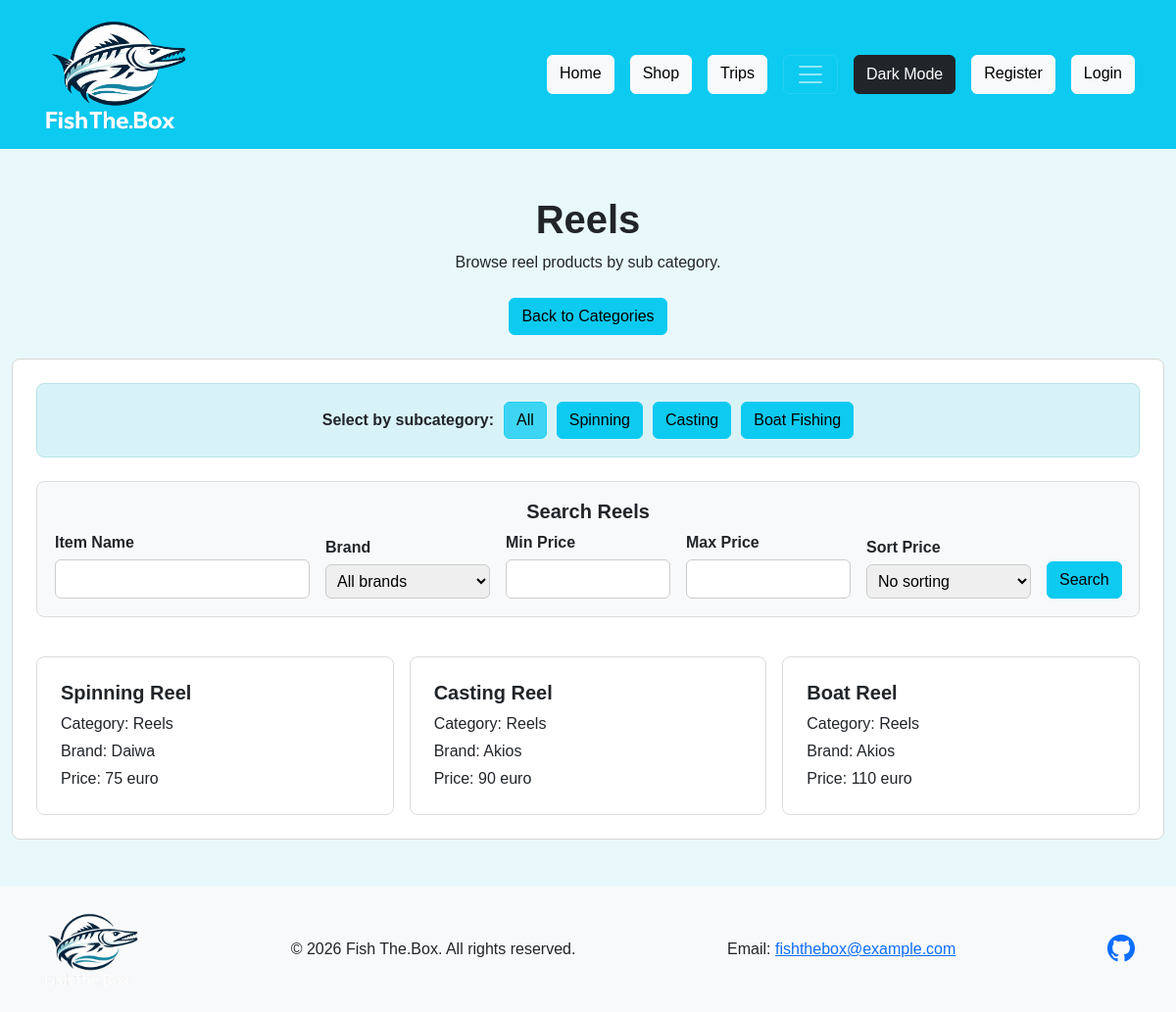
Page /shop/Reels on the committed database.
### shop/models.py (models this page shows, shortened)
class SubCategory(models.Model):
    name = models.CharField(max_length=100)

class Product(models.Model):
    name = models.CharField(max_length=200)
    brand = models.CharField(max_length=100)
    price = models.IntegerField()
    category = models.ForeignKey(Category, on_delete=models.CASCADE)
    sub_category = models.ForeignKey(SubCategory, on_delete=models.CASCADE)

class Category(models.Model):
    name = models.CharField(max_length=100)
    photo = models.CharField(max_length=200)

### shop/views.py (the view)
# urls.py: path('shop/Reels', views.reels, name='reels'),
def reels(request):
    return show_category(request, "Reels", "shop/reels.html")

### shop/views.py
class SubCategoryForm(forms.Form):
    sub_category = forms.ChoiceField(
        label="Sub Category",
        choices=[
            ("All", "All"),
            ("Spinning", "Spinning"),
            ("Casting", "Casting"),
            ("Surfcasting", "Surfcasting"),
            ("Jigging", "Jigging"),
            ("Boat Fishing", "Boat Fishing"),
            ("General", "General"),
        ]
    )

class ProductSearchForm(forms.Form):
    search_name = forms.CharField(label="Item Name", required=False)
    brand = forms.CharField(label="Brand", required=False)
    min_price = forms.IntegerField(label="Minimum Price", required=False, min_value=0)
    max_price = forms.IntegerField(label="Maximum Price", required=False, min_value=0)
    price_order = forms.ChoiceField(
        label="Sort Price",
        required=False,
        choices=[
            ("none", "No sorting"),
            ("low", "Lowest first"),
            ("high", "Highest first"),
        ]
    )

### shop/templates/shop/reels.html (shortened to what this page needs)
<!DOCTYPE html>
{% load static %}
<html lang="en">
<head>
    <link href="https://cdn.jsdelivr.net/npm/bootstrap@5.3.3/dist/css/bootstrap.min.css" rel="stylesheet">
    <link href="https://cdn.jsdelivr.net/npm/bootstrap-icons@1.11.3/font/bootstrap-icons.min.css" rel="stylesheet">
    <link rel="stylesheet" href="{% static 'shop/shop.css' %}?v=2">
    <link rel="stylesheet" href="{% static 'DarkMode/DarkMode.css' %}?v=2">
</head>
<body>
    <header class="bg-info text-white sticky-top">
        <div class="container py-3">
            <div class="d-flex justify-content-between align-items-center flex-wrap gap-3">
                <img src="{% static 'shop/logo.png' %}" alt="Fish The.Box logo" width="150" height="120">
                <div id="navbar"></div>
            </div>
        </div>
    </header>
    <main class="shop-main">
        <section class="shop-section py-5">
            <div class="container">
                <h1 class="text-center fw-bold mb-2">Reels</h1>
                <p class="text-center mb-4">Browse reel products by sub category.</p>
                <div class="text-center mb-4">
                    <a href="/shop/" class="btn btn-info">Back to Categories</a>
                </div>
                <div class="category-content-panel">
                <div class="filter-bar">
                    <div class="sub-category-buttons">
                        <p class="filter-label">Select by subcategory:</p>
                        {% for sub_category in sub_categories %}
                            <form action="{% url 'shop:reels' %}" method="post">
                                <button type="submit"
                                        class="btn btn-info {% if selected_sub_category == sub_category %}active{% endif %}">
                                    {{ sub_category }}
                                </button>
                            </form>
                        {% endfor %}
                    </div>
                </div>
                <div class="shop-search-box mt-4">
                    <h2 class="h5 fw-bold text-center">Search Reels</h2>
                    <form action="{% url 'shop:reels' %}" method="post">
                        <div class="row g-3 align-items-end">
                            <div class="col-md-3">
                                <label>Item Name</label>
                                {{ search_form.search_name }}
                            </div>
                            <div class="col-md-2">
                                <label>Brand</label>
                                <select name="brand">
                                    <option value="All">All brands</option>
                                </select>
                            </div>
                            <div class="col-md-2">
                                <label>Min Price</label>
                                {{ search_form.min_price }}
                            </div>
                            <div class="col-md-2">
                                <label>Max Price</label>
                                {{ search_form.max_price }}
                            </div>
                            <div class="col-md-2">
                                <label>Sort Price</label>
                                {{ search_form.price_order }}
                            </div>
                            <div class="col-md-1">
                                <button type="submit" name="search_button" class="btn btn-info">Search</button>
                            </div>
                        </div>
                    </form>
                </div>
                <div class="row g-3 mt-4">
                    {% for shop_item in items %}
                        <div class="col-md-4">
                            <div class="product-card h-100">
                                <h2 class="h5 fw-bold">{{ shop_item.name }}</h2>
                                <p class="mb-1">Category: {{ shop_item.category.name }}</p>
                                <p class="mb-1">Brand: {{ shop_item.brand }}</p>
                                <p class="mb-0">Price: {{ shop_item.price }} euro</p>
                            </div>
                        </div>
                    {% empty %}
                        <p class="text-center text-muted">No shop items found.</p>
                    {% endfor %}
                </div>
                </div>
            </div>
        </section>
    </main>
    <footer class="bg-light text-dark py-4">
        <div class="container d-flex justify-content-between align-items-center flex-wrap gap-4">
            <img src="{% static 'shop/logo.png' %}" alt="Fish The.Box logo" width="100" height="80">
            <p class="mb-0">&copy; 2026 Fish The.Box. All rights reserved.</p>
            <p class="mb-0">Email: <a href="mailto:fishthebox@example.com">fishthebox@example.com</a></p>
            <div class="d-flex gap-3 fs-3">
                <a href="https://github.com/G1org0s/Final-Assesment-Internet-Programming.git" aria-label="GitHub">
                    <i class="bi bi-github"></i>
                </a>
            </div>
        </div>
    </footer>
</body>
</html>

### shop/static/shop/shop.css (style rules this page uses)
body { min-height: 100vh; display: flex; flex-direction: column; font-family: Tahoma, Arial, sans-serif; }
main { flex: 1; background-color: #e9f8fb; }
.shop-section { min-height: 100%; background-color: #e9f8fb; }
.shop-section .container { max-width: 1600px; }
.category-content-panel { background-color: white; border: 1px solid #d7d7d7; border-radius: 8px; padding: 24px; max-width: 1400px; margin: 0 auto; }
.filter-label { font-weight: bold; margin: 0; }
.sub-category-buttons { display: flex; align-items: center; justify-content: center; gap: 10px; flex-wrap: wrap; }
.filter-bar { background-color: #d8f3f8; border: 1px solid #b7e4ec; border-radius: 8px; padding: 18px; max-width: 100%; margin: 0 auto; }
.shop-search-box { background-color: #f8f9fa; border: 1px solid #dddddd; border-radius: 8px; padding: 18px; }
.shop-search-box label { font-weight: bold; margin-bottom: 5px; }
.shop-search-box input, .shop-search-box select { width: 100%; padding: 7px; border: 1px solid #cccccc; border-radius: 6px; }
.product-card { background-color: white; border: 1px solid #dddddd; border-radius: 8px; padding: 24px; }

### rows in the picture
SubCategory: sub_categories "Spinning"
SubCategory: sub_categories "Casting"
SubCategory: sub_categories "Boat Fishing"
Product: name "Spinning Reel", category.name "Reels", brand "Daiwa", price "75"
Product: name "Casting Reel", category.name "Reels", brand "Akios", price "90"
Product: name "Boat Reel", category.name "Reels", brand "Akios", price "110"

### other values in the picture
{{ sub_category }} "All"
